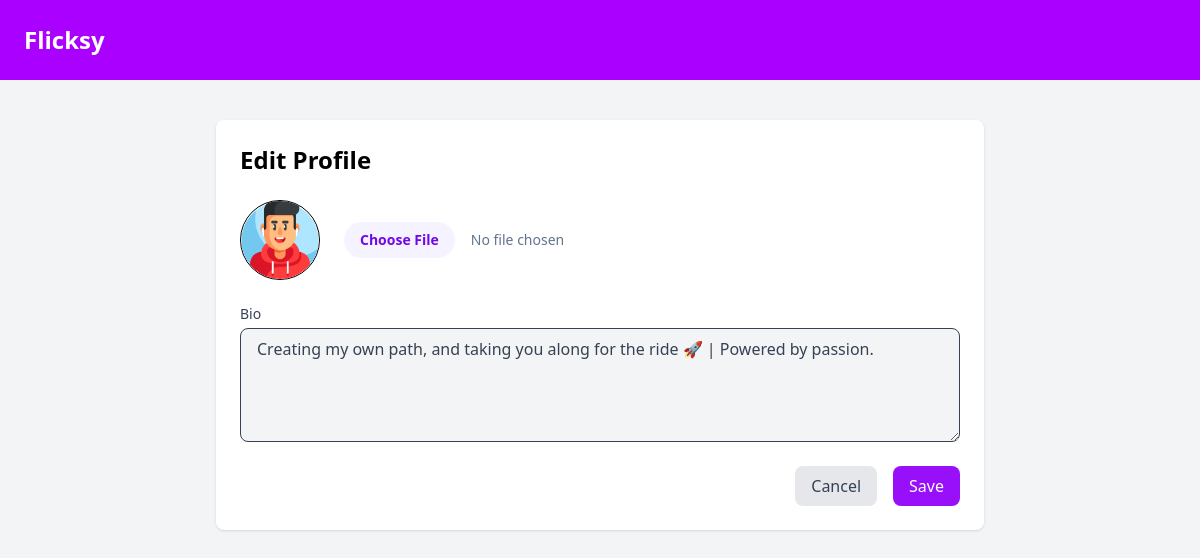
Page /settings (signed in) on the committed database.
### core/models.py (models this page shows, shortened)
class Profile(models.Model):
    user = models.OneToOneField(User, on_delete=models.CASCADE, related_name='profile')
    bio = models.TextField(blank=True)
    avatar = models.ImageField(upload_to='avatars/', default='default_avatar.jpg')
    created_at = models.DateTimeField(auto_now_add=True)

### core/views.py (the view, shortened to what this page needs)
# urls.py: path('settings', views.settings, name='settings'),
@login_required(login_url='login')
def settings(request):
    user_profile = Profile.objects.get(user=request.user)
    return render(request, 'settings.html', {'user_profile': user_profile})

### templates/settings.html (shortened to what this page needs)
<!DOCTYPE html>
<html lang="en">
<head>
    <script src="https://cdn.jsdelivr.net/npm/@tailwindcss/browser@4"></script>
</head>
<body class="bg-gray-100">
    <div class="flex items-center justify-between p-6 sticky top-0" style="background-color: #AA00FF;">
        <h1 class="text-2xl font-bold text-white cursor-pointer"><a href="/">Flicksy</a></h1>
    </div>
    <div class="max-w-3xl mx-auto mt-10 p-6 bg-white rounded-lg shadow">
        <form action="" method="POST" enctype="multipart/form-data">
            <h2 class="text-2xl font-semibold mb-6">Edit Profile</h2>
            <div class="flex items-center space-x-6 mb-6">
                <div class="shrink-0">
                    <img id="profilePreview" class="h-20 w-20 object-cover rounded-full border"
                        src="{{user_profile.avatar.url}}" alt="Current profile photo" />
                </div>
                <label class="block">
                    <input id="profileInput" type="file" name="image" accept="image/*" class="block w-full text-sm text-slate-500
                file:mr-4 file:py-2 file:px-4
                file:rounded-full file:border-0
                file:text-sm file:font-semibold
                file:bg-violet-50 file:text-violet-700
                hover:file:bg-violet-100
            " />
                </label>
            </div>
            <div class="mb-6">
                <label for="bio" class="block text-sm font-medium text-gray-700 mb-1">Bio</label>
                <textarea id="bio" name="bio" rows="4"
                    class="block w-full px-4 py-2 text-gray-700 bg-gray-100 border rounded-lg focus:outline-none focus:ring-2 focus:ring-purple-500">{{user_profile.bio}}</textarea>
            </div>
            <div class="flex justify-end gap-4">
                <button class="px-4 py-2 rounded-lg bg-gray-200 text-gray-700 hover:bg-gray-300"><a
                        href="/">Cancel</a></button>
                <button type='submit'
                    class="px-4 py-2 rounded-lg bg-purple-600 text-white hover:bg-purple-700">Save</button>
            </div>
        </form>
    </div>
</body>
</html>

### rows in the picture
Profile: avatar (picture), bio "Creating my own path, and taking you along for the ride 🚀 | Powered by passion."
